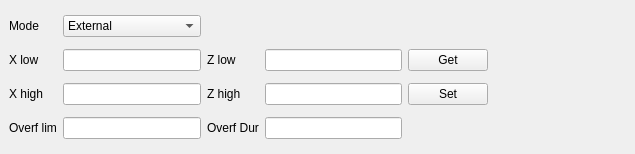
<ui version="4.0">
 <class>PostMortemConfiguration</class>
 <widget class="QDockWidget" name="PostMortemConfiguration">
  <property name="geometry">
   <rect>
    <x>0</x>
    <y>0</y>
    <width>635</width>
    <height>154</height>
   </rect>
  </property>
  <property name="windowTitle">
   <string>Post Mortem configuration</string>
  </property>
  <widget class="QWidget" name="dockWidgetContents">
   <layout class="QGridLayout" name="gridLayout">
    <item row="0" column="0">
     <widget class="QLabel" name="labelPMmode">
      <property name="text">
       <string>Mode</string>
      </property>
     </widget>
    </item>
    <item row="0" column="1">
     <widget class="QComboBox" name="comboPMmode">
      <item>
       <property name="text">
        <string>External</string>
       </property>
      </item>
      <item>
       <property name="text">
        <string>Interlock</string>
       </property>
      </item>
      <item>
       <property name="text">
        <string>Position</string>
       </property>
      </item>
     </widget>
    </item>
    <item row="1" column="0">
     <widget class="QLabel" name="labelPMxlow">
      <property name="toolTip">
       <string>Interlock X Low</string>
      </property>
      <property name="text">
       <string>X low</string>
      </property>
     </widget>
    </item>
    <item row="1" column="1">
     <widget class="QLineEdit" name="PMxlow">
      <property name="sizePolicy">
       <sizepolicy vsizetype="Fixed" hsizetype="MinimumExpanding">
        <horstretch>0</horstretch>
        <verstretch>0</verstretch>
       </sizepolicy>
      </property>
     </widget>
    </item>
    <item row="1" column="2">
     <widget class="QLabel" name="labelPMzlow">
      <property name="toolTip">
       <string>Interlock Z Low</string>
      </property>
      <property name="text">
       <string>Z low</string>
      </property>
     </widget>
    </item>
    <item row="1" column="3">
     <widget class="QLineEdit" name="PMzlow">
      <property name="sizePolicy">
       <sizepolicy vsizetype="Fixed" hsizetype="MinimumExpanding">
        <horstretch>0</horstretch>
        <verstretch>0</verstretch>
       </sizepolicy>
      </property>
     </widget>
    </item>
    <item row="2" column="0">
     <widget class="QLabel" name="labelPMxhigh">
      <property name="toolTip">
       <string>Interlock X High</string>
      </property>
      <property name="text">
       <string>X high</string>
      </property>
     </widget>
    </item>
    <item row="2" column="1">
     <widget class="QLineEdit" name="PMxhigh">
      <property name="sizePolicy">
       <sizepolicy vsizetype="Fixed" hsizetype="MinimumExpanding">
        <horstretch>0</horstretch>
        <verstretch>0</verstretch>
       </sizepolicy>
      </property>
     </widget>
    </item>
    <item row="2" column="2">
     <widget class="QLabel" name="labelPMzhigh">
      <property name="toolTip">
       <string>Interlock Z High</string>
      </property>
      <property name="layoutDirection">
       <enum>Qt::LeftToRight</enum>
      </property>
      <property name="text">
       <string>Z high</string>
      </property>
     </widget>
    </item>
    <item row="2" column="3">
     <widget class="QLineEdit" name="PMzhigh">
      <property name="sizePolicy">
       <sizepolicy vsizetype="Fixed" hsizetype="MinimumExpanding">
        <horstretch>0</horstretch>
        <verstretch>0</verstretch>
       </sizepolicy>
      </property>
     </widget>
    </item>
    <item row="3" column="0">
     <widget class="QLabel" name="labelEPoverflim">
      <property name="toolTip">
       <string>Interlock overflow limit</string>
      </property>
      <property name="text">
       <string>Overf lim</string>
      </property>
     </widget>
    </item>
    <item row="3" column="1">
     <widget class="QLineEdit" name="PMoverflim">
      <property name="sizePolicy">
       <sizepolicy vsizetype="Fixed" hsizetype="MinimumExpanding">
        <horstretch>0</horstretch>
        <verstretch>0</verstretch>
       </sizepolicy>
      </property>
     </widget>
    </item>
    <item row="3" column="2">
     <widget class="QLabel" name="labelPMoverfdur">
      <property name="text">
       <string>Overf Dur</string>
      </property>
     </widget>
    </item>
    <item row="3" column="3">
     <widget class="QLineEdit" name="PMoverfdur">
      <property name="sizePolicy">
       <sizepolicy vsizetype="Fixed" hsizetype="MinimumExpanding">
        <horstretch>0</horstretch>
        <verstretch>0</verstretch>
       </sizepolicy>
      </property>
     </widget>
    </item>
    <item row="1" column="4">
     <widget class="QPushButton" name="buttonPMget">
      <property name="text">
       <string>Get</string>
      </property>
     </widget>
    </item>
    <item row="2" column="4">
     <widget class="QPushButton" name="buttonPMset">
      <property name="text">
       <string>Set</string>
      </property>
     </widget>
    </item>
    <item row="2" column="5">
     <spacer name="horizontalSpacer">
      <property name="orientation">
       <enum>Qt::Horizontal</enum>
      </property>
      <property name="sizeType">
       <enum>QSizePolicy::MinimumExpanding</enum>
      </property>
      <property name="sizeHint" stdset="0">
       <size>
        <width>40</width>
        <height>20</height>
       </size>
      </property>
     </spacer>
    </item>
   </layout>
  </widget>
 </widget>
 <resources/>
 <connections/>
</ui>
